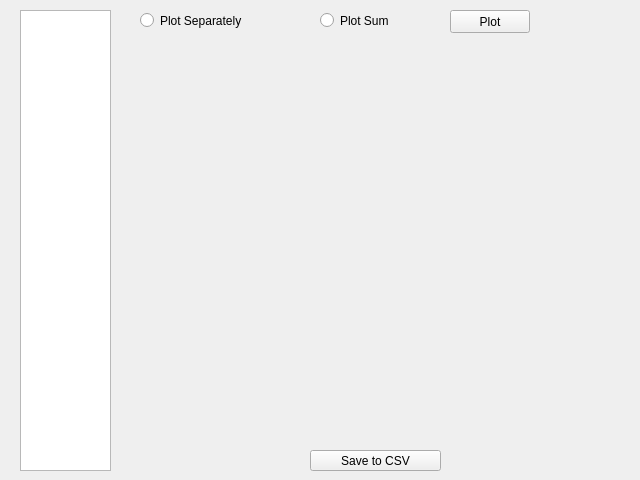
<?xml version="1.0" encoding="UTF-8"?>
<ui version="4.0">
 <class>PlotCopyNum</class>
 <widget class="QWidget" name="PlotCopyNum">
  <property name="geometry">
   <rect>
    <x>0</x>
    <y>0</y>
    <width>640</width>
    <height>480</height>
   </rect>
  </property>
  <property name="windowTitle">
   <string>Plot Copy Number</string>
  </property>
  <widget class="QListWidget" name="listWidgetSpecies">
   <property name="geometry">
    <rect>
     <x>20</x>
     <y>10</y>
     <width>91</width>
     <height>461</height>
    </rect>
   </property>
   <property name="selectionMode">
    <enum>QAbstractItemView::MultiSelection</enum>
   </property>
  </widget>
  <widget class="QRadioButton" name="radioButtonPlotSep">
   <property name="geometry">
    <rect>
     <x>140</x>
     <y>10</y>
     <width>161</width>
     <height>21</height>
    </rect>
   </property>
   <property name="text">
    <string>Plot Separately</string>
   </property>
  </widget>
  <widget class="QRadioButton" name="radioButtonPlotSum">
   <property name="geometry">
    <rect>
     <x>320</x>
     <y>10</y>
     <width>161</width>
     <height>21</height>
    </rect>
   </property>
   <property name="text">
    <string>Plot Sum</string>
   </property>
  </widget>
  <widget class="QPushButton" name="pushButtonPlotSpecies">
   <property name="geometry">
    <rect>
     <x>450</x>
     <y>10</y>
     <width>80</width>
     <height>23</height>
    </rect>
   </property>
   <property name="text">
    <string>Plot</string>
   </property>
  </widget>
  <widget class="QPushButton" name="pushButtonSaveSpecies">
   <property name="geometry">
    <rect>
     <x>310</x>
     <y>450</y>
     <width>131</width>
     <height>21</height>
    </rect>
   </property>
   <property name="text">
    <string>Save to CSV</string>
   </property>
  </widget>
  <widget class="MPLWidget" name="widget" native="true">
   <property name="geometry">
    <rect>
     <x>120</x>
     <y>40</y>
     <width>511</width>
     <height>401</height>
    </rect>
   </property>
  </widget>
 </widget>
 <customwidgets>
  <customwidget>
   <class>MPLWidget</class>
   <extends>QWidget</extends>
   <header>mplwidget</header>
   <container>1</container>
  </customwidget>
 </customwidgets>
 <resources/>
 <connections/>
</ui>
